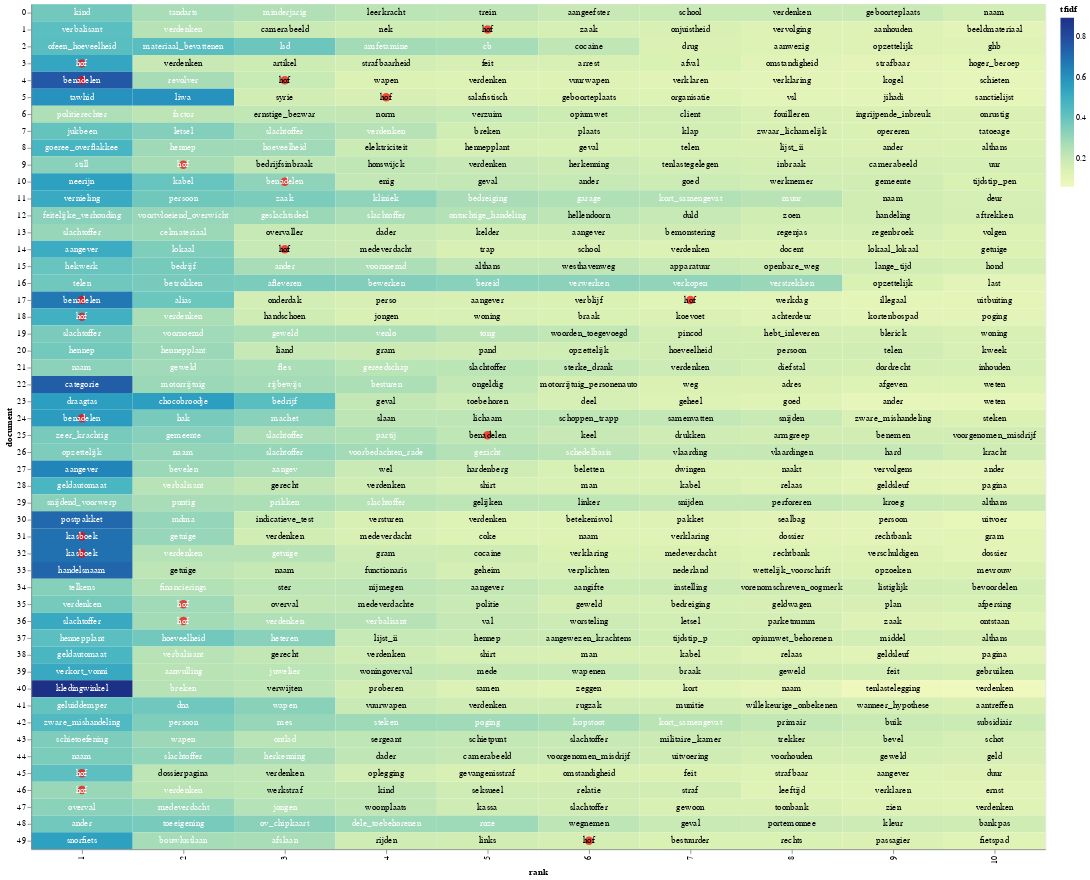

The cell this chart's notebook holds for it:
### Code cell
import altair as alt
import numpy as np

# Terms in this list will get a red dot in the visualization
term_list = ['benadelen', 'kasboek', 'hof']

# adding a little randomness to break ties in term ranking
top_tfidf_plusRand = top_tfidf.copy()
top_tfidf_plusRand = top_tfidf_plusRand.iloc[:500,]
top_tfidf_plusRand['tfidf'] = top_tfidf_plusRand['tfidf'] + np.random.rand(top_tfidf_plusRand.shape[0])*0.0001

# base for all visualizations, with rank calculation
base = alt.Chart(top_tfidf_plusRand).encode(
    x = 'rank:O',
    y = 'document:N'
).transform_window(
    rank = "rank()",
    sort = [alt.SortField("tfidf", order="descending")],
    groupby = ["document"],
)

# heatmap specification
heatmap = base.mark_rect().encode(
    color = 'tfidf:Q'
)

# red circle over terms in above list
circle = base.mark_circle(size=100).encode(
    color = alt.condition(
        alt.FieldOneOfPredicate(field='term', oneOf=term_list),
        alt.value('red'),
        alt.value('#FFFFFF00')        
    )
)

# text labels, white for darker heatmap colors
text = base.mark_text(baseline='middle').encode(
    text = 'term:N',
    color = alt.condition(alt.datum.tfidf >= 0.23, alt.value('white'), alt.value('black'))
)

# display the three superimposed visualizations
(heatmap + circle + text).properties(width = 1200)

### Figure 1 — Vega-Lite specification as saved in the notebook (floating-point values rounded to 4 significant figures; data arrays with more than 128 entries replaced by an {"elided": "..."} marker saying what was removed)
{"config": {"view": {"continuousWidth": 400, "continuousHeight": 300}}, "layer": [{"mark": "rect", "encoding": {"color": {"field": "tfidf", "type": "quantitative"}, "x": {"field": "rank", "type": "ordinal"}, "y": {"field": "document", "type": "nominal"}}, "transform": [{"window": [{"op": "rank", "field": "", "as": "rank"}], "groupby": ["document"], "sort": [{"field": "tfidf", "order": "descending"}]}]}, {"mark": {"type": "circle", "size": 100}, "encoding": {"color": {"condition": {"value": "red", "test": {"field": "term", "oneOf": ["benadelen", "kasboek", "hof"]}}, "value": "#FFFFFF00"}, "x": {"field": "rank", "type": "ordinal"}, "y": {"field": "document", "type": "nominal"}}, "transform": [{"window": [{"op": "rank", "field": "", "as": "rank"}], "groupby": ["document"], "sort": [{"field": "tfidf", "order": "descending"}]}]}, {"mark": {"type": "text", "baseline": "middle"}, "encoding": {"color": {"condition": {"value": "white", "test": "(datum.tfidf >= 0.23)"}, "value": "black"}, "text": {"field": "term", "type": "nominal"}, "x": {"field": "rank", "type": "ordinal"}, "y": {"field": "document", "type": "nominal"}}, "transform": [{"window": [{"op": "rank", "field": "", "as": "rank"}], "groupby": ["document"], "sort": [{"field": "tfidf", "order": "descending"}]}]}], "data": {"name": "data-555cf87e1be61ef0b4bee58c05768556"}, "width": 1200, "$schema": "https://vega.github.io/schema/vega-lite/v4.17.0.json", "datasets": {"data-555cf87e1be61ef0b4bee58c05768556": {"elided": "500 records"}}}
